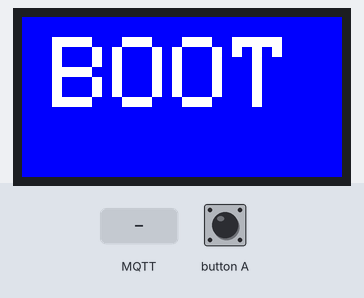
Bench run of a sketch on a simulated ESP32. On the bench: 160×80 colour display. The test bench sets the inputs (shaded band). WiFi joins after 1.5 s; servers stay silent unless stated; no MQTT or app messages arrive unless stated; what the sketch prints to the serial monitor is not drawn.

Above: at 2.8 s.
2.9 s: MQTT message "tkkrlab/spacestate" arrives on the first subscribed topic
At 4.1 s:
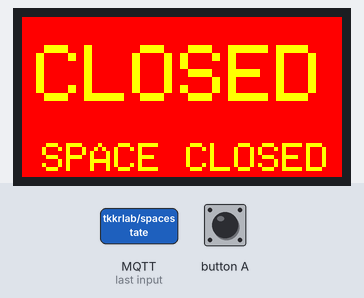
4.7 s: MQTT message "1" arrives on the first subscribed topic
At 5.9 s:
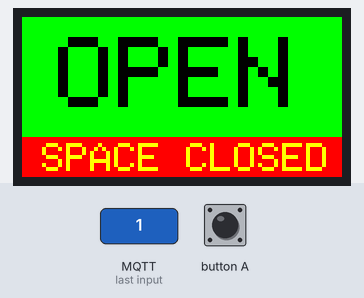
6.2 s: MQTT message "1" arrives on the second subscribed topic
At 6.8 s:
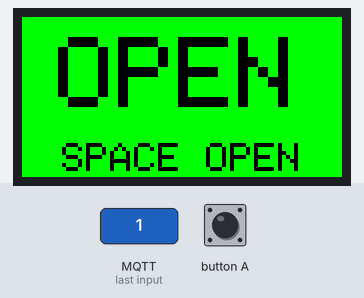
7.7 s: MQTT message "on" arrives on the first subscribed topic
At 8.8 s:
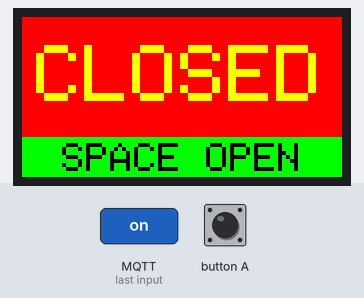
9.3 s: MQTT message "tkkrlab/spacestate" arrives on the second subscribed topic
At 9.6 s:
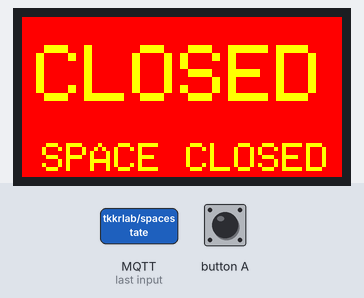
10.8 s: MQTT message "1" arrives on the second subscribed topic
At 11.6 s:
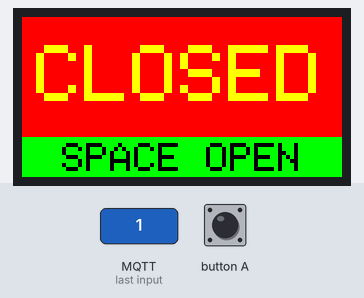
Timing chart, 0 to 13.3 s (numbered marks = the images above; inputs shaded):
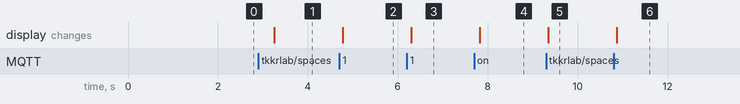

Measured:
- after the input at 2.9 s, the display: changes after 0.35 s (image 1)
- after the input at 4.7 s, the display: changes after 0.08 s (image 2)
- after the input at 6.2 s, the display: changes after 0.10 s (image 3)
- after the input at 7.7 s, the display: changes after 0.12 s (image 4)
- after the input at 9.3 s, the display: changes after 0.05 s (image 5)
- after the input at 10.8 s, the display: changes after 0.07 s (image 6)

The sketch:

M5StickC_werkplaats.ino
```cpp
/*
MQTT Client for werkplaats TkkrLab
Author : Dave Borghuis

*/

#include <M5StickC.h>
#include <WiFi.h>
#include <PubSubClient.h>

#include "config.h"

//WIFI
const char* ssid = WIFI_SSID;
const char* password = WIFI_PASSWD;
const char* mqtt_server = MQTT_SERVER;

//MQTT client
WiFiClient espClient;
PubSubClient client(espClient);
unsigned long lastMsg = 0;
#define MSG_BUFFER_SIZE	(50)
char msg[MSG_BUFFER_SIZE];

bool StateWerkplaats = false;
bool StateSpace = false;

void setup_wifi() {

  delay(10);
  // We start by connecting to a WiFi network
  Serial.println();
  Serial.print("Connecting to ");
  Serial.println(ssid);

  WiFi.mode(WIFI_STA);
  WiFi.begin(ssid, password);

  while (WiFi.status() != WL_CONNECTED) {
    delay(500);
    Serial.print(".");
  }

  randomSeed(micros());

  Serial.println("");
  Serial.println("WiFi connected");
  Serial.println("IP address: ");
  Serial.println(WiFi.localIP());
}

void callback(char* topic, byte* payload, unsigned int length) {
  Serial.print("Message arrived [");
  Serial.print(topic);
  Serial.print("] ");
  for (int i = 0; i < length; i++) {
    Serial.print((char)payload[i]);
  }
  Serial.println();

  if (strcmp(topic,"tkkrlab/werkplaats/state") == 0) {

    // Switch on the LED if an 1 was received as first character
    if ((char)payload[0] == '1') {
      Serial.println("Werkplaats Turn space open.");
      StateWerkplaats = true;
    } else {
      Serial.println("Werkplaats Turn space closed.");
      StateWerkplaats = false;
    }
  };

  if ( strcmp(topic,"tkkrlab/spacestate") == 0) {
      // Switch on the LED if an 1 was received as first character
      if ((char)payload[0] == '1') {
        Serial.println("Space Turn space open.");
        StateSpace = true;
      } else {
        Serial.println("Space Turn space closed.");
        StateSpace = false;
      }
  }

  displayStatus();
}

void reconnect() {
  // Loop until we're reconnected
  while (!client.connected()) {

    Serial.print("Attempting MQTT connection...");
    String clientId = "MQTT_Werkplaats";
    // Attempt to connect
    if (client.connect(clientId.c_str())) {
      Serial.println("connected");
      client.subscribe("tkkrlab/werkplaats/state");
      client.subscribe("tkkrlab/spacestate");

    } else {
      Serial.print("failed, rc=");
      Serial.print(client.state());
      Serial.println(" try again in 5 seconds");
      // Wait 5 seconds before retrying
      delay(5000);
    }
  }
}

void setup() {

  M5.begin();
  M5.Lcd.setRotation(1);

  M5.Lcd.fillScreen(BLUE);
  M5.Lcd.setCursor(15, 10);
  M5.Lcd.setTextColor(WHITE);
  M5.Lcd.setTextSize(5);
  M5.Lcd.printf("BOOT");

  Serial.begin(115200);

  setup_wifi();
  client.setServer(mqtt_server, 1883);
  client.setCallback(callback);

  pinMode(BUTTON_A_PIN, INPUT);
}

void loop() {

  if (!client.connected()) {
    reconnect();
  }
  client.loop();

  if(digitalRead(BUTTON_A_PIN) == 0) {
    client.publish("tkkrlab/werkplaats/io/input/0", "1");
    Serial.print("Button Werkplaats !!");
    delay(500);
  };

}

void displayStatus() {
  if (StateWerkplaats) {
    // Werkplaats open
    M5.Lcd.fillScreen(GREEN); //GREEN
    M5.Lcd.setCursor(18, 10);
    M5.Lcd.setTextColor(BLACK);
    M5.Lcd.setTextSize(5);
    M5.Lcd.printf("OPEN");
  } else {
    // werkplaats gesloten
    M5.Lcd.fillScreen(RED);
    M5.Lcd.setCursor(7, 14);
    M5.Lcd.setTextColor(0xFFE0); //yellow
    M5.Lcd.setTextSize(4);
    M5.Lcd.printf("CLOSED");
  }

  if (StateSpace) {
    M5.Lcd.fillRect(0, 60, 160, 30, GREEN);
    M5.Lcd.setCursor(20, 63);
    M5.Lcd.setTextSize(2);
    M5.Lcd.setTextColor(BLACK);
    M5.Lcd.printf("SPACE OPEN");
  } else {
    M5.Lcd.fillRect(0, 60, 160, 30, RED);
    M5.Lcd.setCursor(10, 63);
    M5.Lcd.setTextSize(2);
    M5.Lcd.setTextColor(0xFFE0);
    M5.Lcd.printf("SPACE CLOSED");
  }

}
```

config_sample.h
```cpp
#define WIFI_SSID "Your wifi ssid"
#define WIFI_PASSWD "Your wifi password"
#define MQTT_SERVER "Your mqtt server"
```
